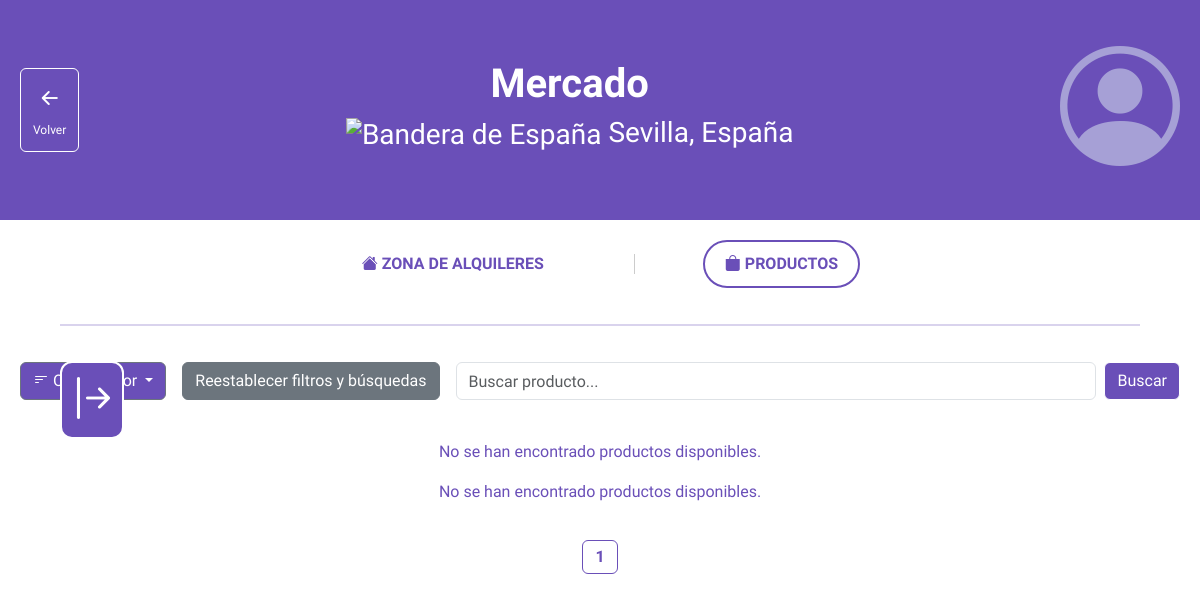
The page /marketplace/market/products/city=Sevilla/ (signed in) on the database its author committed.
### main/market/models.py (models this page shows, shortened)
class Product(models.Model):
    owner = models.ForeignKey(settings.AUTH_USER_MODEL, on_delete=models.CASCADE, related_name='products')
    title = models.CharField(max_length=200)
    description = models.TextField()
    price = models.DecimalField(max_digits=10, decimal_places=2)
    city_associated = models.CharField(max_length=200, blank=True)
    money_associated = models.CharField(max_length=50, blank = True)
    highlighted = models.BooleanField(default=False)
    highlighted_until = models.DateTimeField(null=True, blank=True)
    highlighted_at = models.DateTimeField(null=True, blank=True)
    created_at = models.DateTimeField(auto_now_add=True)
    status = models.CharField(
        max_length=10,
        choices=[
            ('on_sale', 'En venta'),
            ('booked', 'Reservado'),
            ('sold', 'Vendido')
        ],
        default='on_sale'
    )
    buyer = models.ForeignKey(
        settings.AUTH_USER_MODEL,
        null=True,
        blank=True,
        on_delete=models.SET_NULL,
        related_name='purchased_products'
    )

### main/market/views.py (the view, shortened to what this page needs)
# urls.py: path('market/products/city=<str:selected_city>/', views.main_market_products, name="main_market_products"),
def main_market_products(request, selected_city):
    complete_profile_alerts = alertas_completar_perfil(request)
    pending_requests_count = FollowRequest.objects.filter(receiver=request.user, status='pending').count()
    pending_chat_requests_count = ChatRequest.objects.filter(receiver=request.user, status='pending').count()
    private_chats = Chat.objects.filter(Q(user1=request.user) | Q(user2=request.user)).annotate(
        unread_count=Count('messages', filter=Q(messages__is_read=False) & ~Q(messages__sender=request.user))
    )
    all_groups_chats = GroupChat.objects.filter(members__user=request.user).exclude(name=request.user.city).annotate(
        unread_count=Count('group_messages', filter=Q(group_messages__is_read=False) & ~Q(group_messages__sender=request.user))
    )
    total_unread_count = sum(chat.unread_count for chat in private_chats) + sum(chat.unread_count for chat in all_groups_chats) + pending_chat_requests_count
    order = request.GET.get('order', None)
    search_query = request.GET.get('q', '')
    city_info = city_data.get(selected_city, {})
    country = city_info.get('country', 'Desconocido')
    flag_image = city_info.get('flag', '')
    products = Product.objects.filter(city_associated=selected_city).annotate(
        highlighted_order=Case(
            When(highlighted=True, then=Value(0)),  # Los destacados primero
            When(highlighted=False, then=Value(1)),  # Los no destacados después
            output_field=BooleanField(),
        )).order_by('highlighted_order', '-highlighted_at', '-created_at')
    filtered_products = products  # Para mantener todos los productos en caso de búsqueda sin resultados
    if search_query:
        filtered_products = products.filter(title__icontains=search_query)
        if not filtered_products.exists():
            no_results_message = f"No se encuentran resultados para la búsqueda: '{search_query}'"
            filtered_products = products  # Revertimos a todos los productos
        else:
            no_results_message = None
    else:
        no_results_message = None
    if order == 'newest':
        filtered_products = filtered_products.order_by('-created_at')
    elif order == 'older':
        filtered_products = filtered_products.order_by('created_at')
    elif order == 'cheapest':
        filtered_products = filtered_products.order_by('price')
    elif order == 'expensive':
        filtered_products = filtered_products.order_by('-price')
    products_count = filtered_products.count()
    only_user_products = (
        filtered_products.exists() and
        not filtered_products.exclude(owner=request.user).exists()
    )
    paginator = Paginator(filtered_products, 20)  # 20 productos por página
    page = request.GET.get('page', 1)
    try:
        paginated_products = paginator.page(page)
    except PageNotAnInteger:
        paginated_products = paginator.page(1)
    except EmptyPage:
        paginated_products = paginator.page(paginator.num_pages)
    context = {
        'selected_city': selected_city,
        'country': country,
        'flag_image': flag_image,
        'order': order,
        'search_query': search_query,
        'products': paginated_products,
        'products_count': products_count,
        'complete_profile_alerts': complete_profile_alerts,
        'pending_requests_count': pending_requests_count,
        'pending_chat_requests_count': pending_chat_requests_count,
        'only_user_products': only_user_products,
        'no_results_message': no_results_message,
        'total_unread_count': total_unread_count,
    }
    return render(request, "main_market_products.html", context)

### main/views.py (called while the page is built)
def alertas_completar_perfil(request):
    complete_profile_alerts = 0
    if request.user.birthday is None:
        complete_profile_alerts += 1
    if request.user.city == "":
        complete_profile_alerts += 1
    if request.user.description == "":
        complete_profile_alerts += 1
    if request.user.profile_picture == "":
        complete_profile_alerts += 1
    if len(request.user.aficiones.all()) == 0:
        complete_profile_alerts += 1
    return complete_profile_alerts

### main/templates/market/main_market_products.html (shortened to what this page needs)
{% extends "main/sidebar.html" %}
{% block content %}
{% load static %}
<head>
    <link href="https://cdn.jsdelivr.net/npm/bootstrap@5.3.0-alpha1/dist/css/bootstrap.min.css" rel="stylesheet">
    <link href="https://cdn.jsdelivr.net/npm/bootstrap-icons@1.7.2/font/bootstrap-icons.css" rel="stylesheet">
    <link href="https://cdn.jsdelivr.net/npm/bootstrap@5.3.0/dist/css/bootstrap.min.css" rel="stylesheet">
</head>
<body>
    <div class="container profile-container">
        <div class="profile-top d-flex justify-content-between align-items-center">
            <div>
                <button onclick="goBack()" class="btn btn-secondary bi-arrow-left-short d-none d-md-block" style="background-color: transparent; border-color: white; font-size: 2em;">
                    <h3 style="font-size:12px;">Volver</h3>
                </button>
            </div>
            <div class="text-center">
                <h1><strong>Mercado</strong></h1>
                <h3>
                    {% if flag_image %}
                        <img src="{% static 'images/'|add:flag_image %}" alt="Bandera de {{ country }}" width="50">
                    {% endif %}
                    {{selected_city}}, {{ country }}
                </h3>
            </div>
            <div>
                <a href="{% url 'market:my_market_profile' %}">
                    {% if request.user.profile_picture %}
                        <img src="{{ request.user.profile_picture.url }}" class="profile-picture" alt="Perfil del cliente">
                    {% else %}
                        <i class="bi bi-person-circle" style="font-size: 120px; color: #a6a0d6;"></i>
                    {% endif %}
                </a>
            </div>
        </div>
        <div class="links-section d-flex justify-content-center align-items-center">
            <div class="text-center mx-2">
                <a href="{% url 'market:main_market_rentings' selected_city=request.user.selected_city %}" class="btn-ratings-link"><i class="bi bi-house-fill"></i> ZONA DE ALQUILERES</a>
            </div>
            <div class="text-center mx-2">
                <a href="#" class="btn-products-link"><i class="bi bi-bag-fill"></i> PRODUCTOS</a>
            </div>
        </div>
        <hr>
        <div class="profile-section d-flex flex-wrap align-items-center gap-3">
            <div class="dropdown">
                <button class="btn btn-secondary dropdown-toggle" style="background-color:#6a4fb8;" type="button" id="filterMenuButton" data-bs-toggle="dropdown" aria-expanded="false">
                    <i class="bi bi-filter-left"></i> Ordenar por
                </button>
            </div>
            <a href="{% url 'market:main_market_products' selected_city=request.user.selected_city %}" class="btn btn-secondary">
                Reestablecer filtros y búsquedas
            </a>
            <form method="GET" class="d-flex align-items-center flex-grow-1">
                <input type="text" name="q" class="form-control me-2" placeholder="Buscar producto...">
                <button type="submit" class="btn btn-primary" style="background-color:#6a4fb8; border-color:white;">Buscar</button>
            </form>
        </div>
        <div class="profile-section">
            {% if products %}
                {% if only_user_products and not request.user.see_own_products%}
                    <p class="text-center align-items-center">
                        No hay anuncios de productos de otros usuarios disponibles en esta ciudad.<br><br>
                        No te preocupes, tus anuncios de productos en esta ciudad sí que están activos para otros usuarios.<br>
                        Para poder visualizarlos tú también, <a href="{% url 'profile_settings' %}">accede a la configuración de tu cuenta</a> y habilita la opción de "VER MIS PROPIOS ANUNCIOS EN EL MERCADO".
                    </p>
                {% else %}
                <div class="row">
                    {% for product in products %}
                        {% if product.status != 'sold' %}
                            {% if product.owner.id != request.user.id or request.user.see_own_products %}
                                <div class="col-12 col-sm-6 col-md-4 col-lg-3 d-flex justify-content-center mt-5">
                                    <div class="card d-flex flex-column"
                                        style="width: 20rem; height: 30rem; border-color:#6a4fb8; border-width:2px; margin: 10px;">
                                        {% if product.highlighted %}
                                            <div class="badge-highlighted position-absolute top-0 end-0 bg-warning text-dark p-2">
                                                PRODUCTO DESTACADO
                                            </div>
                                        {% endif %}
                                        <img class="card-img-top"
                                            src="{{ product.images.first.image.url }}"
                                            alt="Imagen de producto"
                                            style="object-fit: cover; height: 200px;">
                                        <div class="card-body d-flex flex-column" style="flex-grow: 1;">
                                            {% if product.status == 'booked' %}
                                                <span class="badge bg-danger text-white mb-2">RESERVADO</span>
                                            {% endif %}
                                            <h5 class="card-title text-truncate">{{ product.title }}</h5>
                                            <h6 class="card-subtitle mb-2 text-muted">
                                                <strong style="color:#6a4fb8;">{{ product.price }}{{ product.money_associated }}</strong>
                                            </h6>
                                            <p class="card-text text-truncate">{{ product.description }}</p>
                                            <h6 class="card-subtitle mb-2 text-muted">
                                                {% if product.owner.id != request.user.id %}
                                                    <a href="{% url 'other_user_profile' product.owner.username %}"
                                                    style="text-decoration:none; color:#6a4fb8;">
                                                        <i class="bi bi-person-fill"></i>
                                                        <strong>@{{ product.owner }}</strong>
                                                    </a>
                                                {% else %}
                                                    <a href="{% url 'my_profile' %}"
                                                    style="text-decoration:none; color:#6a4fb8;">
                                                        <i class="bi bi-person-fill"></i>
                                                        <strong>@{{ product.owner }}</strong>
                                                    </a>
                                                {% endif %}
                                            </h6>
                                        </div>
                                        <div class="card-footer justify-content-center">
                                            <a href="{% url 'market:product_details' product_id=product.id %}"
                                            class="btn-add-product me-2">Ver detalles</a>
                                        </div>
                                    </div>
                                </div>
                            {% endif %}
                        {% else %}
                                {% if only_user_products and request.user.see_own_products %}
                                    Los anuncios mostrados son únicamente productos de tu perfil, ningún otro usuario ha publicado anuncios en esta ciudad.
                                {% else %}
                                    <p>No se han encontrado productos disponibles.</p>
                                {% endif %}
                        {% endif %}
                    {% endfor %}
                </div>
                {% endif %}
            {% else %}
                <p>No se han encontrado productos disponibles.</p>
            {% endif %}
        </div>
        <nav aria-label="Paginación de productos">
            <ul class="pagination justify-content-center">
                {% for num in products.paginator.page_range %}
                    <li class="page-item {% if products.number == num %}active{% endif %}">
                        <a class="page-link {% if products.number == num %}selected-page{% else %}unselected-page{% endif %}" href="?page={{ num }}">
                            {{ num }}
                        </a>
                    </li>
                {% endfor %}
            </ul>
        </nav>
</body>
{% endblock %}

### main/templates/market/main_market_products.html (style rules this page uses)
body { font-family: 'Work Sans', sans-serif; color: #6a4fb8; }
.profile-container { display: flex; flex-direction: column; max-width: 100%; padding: 0; }
.profile-top { background-color: #6a4fb8; color: white; padding: 20px; }
.profile-section { text-align: center; padding: 20px; }
.profile-section p { align-items: center; text-align: center; }
hr { border: 1px solid #6a4fb8; margin-left: 5%; margin-right: 5%; }
.bi-arrow-left-short { font-size: 2em; }
.links-section { text-align: center; display: flex; gap: 50px; padding: 20px; }
.btn-products-link { color: #6a4fb8; background-color: white; border: 2px solid #6a4fb8; border-radius: 25px; padding: 10px 20px; text-decoration: none; display: inline-block; text-align: center; font-weight: bold; pointer-events: none; }
.btn-ratings-link { color: #6a4fb8; background-color: white; border: 2px solid white; border-radius: 25px; padding: 10px 20px; text-decoration: none; display: inline-block; text-align: center; font-weight: bold; }
.selected-page { background-color: white !important; color: #6a4fb8 !important; font-weight: bold; border-color: #6a4fb8; }
.page-link { border-color: #6a4fb8; }
.page-item.active .page-link { background-color: white !important; color: #6a4fb8 !important; font-weight: bold; border-color: #6a4fb8; }

### rows shown on the page
Product: shows "No se han encontrado productos disponibles."
Product: shows "No se han encontrado productos disponibles."

### other values the page prints
{{ selected_city }} "Sevilla"
{{ country }} "España"
{{ num }} "1"
